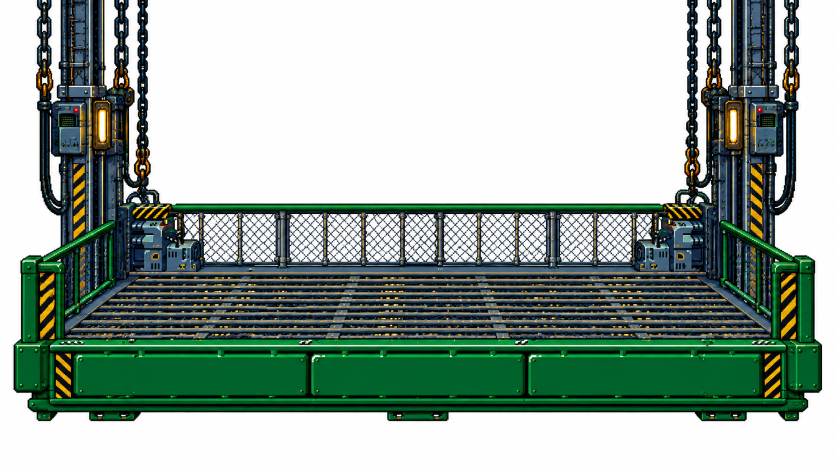
#> input picture Personagens/Mais-movimentos/cenario-leo/plataforma.png, 1672 x 941 px, found by its file name (shown at 1/2 size)
$ python stage-leo.py
#> lines starting #> are read from the running program, lines starting #| are printed output that depends on the picture; after the words box and inside, x2 and y2 are one past the last pixel; in counts of white or black regions, pixels touching at a corner belong together
### tools/whiteboard.py
#!/usr/bin/env python3
"""
Recorte de board com FUNDO BRANCO (sem transparência): devolve RGBA com o fundo transparente.

O difícil é que o branco do fundo é o mesmo branco do desenho (dentes, mecha prateada, brilho do olho, núcleo
da magia, vapor). A cor não separa os dois, então cada bolsão branco preso no desenho é julgado pelo que está
EM VOLTA dele, e o que a regra errar se corrige à mão, por ponto ou retângulo (como uma varinha mágica):

  1. fundo de fora: branco (menor canal >= 238) ligado à borda da imagem. Vizinhança de 4, pra não vazar pela
     diagonal de um contorno de 1 px;
  2. bolsões presos no desenho, pelo anel de 3 px em volta:
       - anel na cor do efeito (--fx-hue): pequeno com anel escuro é dente/olho de criatura -> FICA; bolsão
         FUNDO na massa do efeito (mediana a >= 14 px do fundo de fora) é o núcleo branco do orbe/feixe -> FICA;
         o resto é vão entre chamas -> SAI;
       - resto (corpo, roupa, cabelo, vapor): na beira da silhueta (a <= 5 px do fundo de fora), com 10 px ou
         mais e anel escuro, é vão entre mechas de cabelo -> SAI; cercado de cinza/bege claro é o miolo de uma
         nuvem de fumaça, vapor ou poeira -> FICA; pequeno (< 120 px) no meio do desenho é brilho, tachinha,
         dente, mecha prateada -> FICA; grande é vão entre braço e corpo -> SAI;
     --keep / --drop "x,y" (o bolsão que contém o ponto) ou "x0,y0,x1,y1" (bolsões com o centro no retângulo)
     corrigem a regra; --fx-keep / --fx-drop "x0,y0,x1,y1" valem só pros bolsões de efeito (ex.: aura em volta
     do corpo, onde o branco é sempre vão). Ponto ganha de retângulo, e retângulo menor ganha do maior;
     --core "x0,y0,x1,y1": estouro em estrela, em que o miolo branco se liga ao fundo por entre os raios e iria
     embora junto. O script acha o centro do estouro e mede, raio a raio, quanto da volta é ocupada pelos raios.
     Branco por dentro do anel mais cheio é o miolo (opaco); dali pra fora ele some conforme os raios rareiam
     (o branco entre as pontas é fundo);
  3. borda do corpo: nos 2 px encostados no fundo removido o alpha sai do "color to alpha" contra o branco (tira
     o halo claro do antialias sem comer o traço escuro);
  4. efeito de magia ligado ao fundo: translúcido pelo mesmo color-to-alpha (névoa clara vira brilho suave, como
     nos boards transparentes), MAS perto de um núcleo branco mantido (orbe, feixe) fica opaco, senão aparece
     um anel escuro em volta do núcleo. Cor de efeito presa dentro do corpo (luz do braço, estampa) fica opaca.

Conferência:  python3 tools/whiteboard.py board.png saida.png --fx-hue 250-335 --debug mapa.png --list 25
  no mapa: cinza = fundo de fora · magenta = bolsão removido · verde = bolsão mantido
"""
import argparse
import numpy as np
from PIL import Image

WHITE_T, BAND, GAIN, FX_GAIN, RING, BIG, CORE_R, DEEP, DEPTH_MAX, EDGE_AREA, EDGE_NEAR, CORE_LO, CORE_HI = 238, 2, 1.1, 1.15, 3, 120, 16, 14, 40, 10, 5, 0.45, 0.8


def label4(mask):
    """Componentes com 4 vizinhos (corridas horizontais + union-find). Devolve (lab, n)."""
    H, W = mask.shape
    p = np.zeros((H, W + 2), np.int8); p[:, 1:-1] = mask
    d = np.diff(p, axis=1)
    sy, sx = np.nonzero(d == 1); _, ex = np.nonzero(d == -1)
    n = len(sx)
    if n == 0: return np.zeros((H, W), np.int32), 0
    parent = list(range(n))
    def find(a):
        while parent[a] != a:
            parent[a] = parent[parent[a]]; a = parent[a]
        return a
    row0 = np.searchsorted(sy, np.arange(H + 1)).tolist(); S, E = sx.tolist(), ex.tolist()
    for y in range(1, H):
        i, ie, j, je = row0[y - 1], row0[y], row0[y], row0[y + 1]
        while i < ie and j < je:
            if S[i] < E[j] and S[j] < E[i]:          # estrito: encosta por cima, não pela diagonal
                a, b = find(i), find(j)
                if a != b: parent[b] = a
            if E[i] < E[j]: i += 1
            else: j += 1
    roots = np.array([find(i) for i in range(n)])
    _, comp = np.unique(roots, return_inverse=True); comp = comp + 1
    delta = np.zeros((H, W + 1), np.int64)
    np.add.at(delta, (sy, sx), comp); np.add.at(delta, (sy, ex), -comp)
    return np.cumsum(delta, axis=1)[:, :W].astype(np.int32), int(comp.max())


def dilate(m, k=1):
    for _ in range(k):
        p = np.pad(m, 1)
        m = m | p[:-2, 1:-1] | p[2:, 1:-1] | p[1:-1, :-2] | p[1:-1, 2:] | p[:-2, :-2] | p[:-2, 2:] | p[2:, :-2] | p[2:, 2:]
    return m


def erode(m, k=1):
    return ~dilate(~m, k)


def distance(seed, limit):
    """Distância (xadrez) até `seed`, saturada em limit + 1."""
    d = np.full(seed.shape, limit + 1, np.int16); cur = seed.copy(); d[cur] = 0
    for k in range(1, limit + 1):
        nx = dilate(cur); d[nx & ~cur] = k; cur = nx
    return d


def hsv(rgb):
    r, g, b = (rgb[:, :, i].astype(np.float32) for i in range(3))
    mx, mn = np.maximum(np.maximum(r, g), b), np.minimum(np.minimum(r, g), b)
    d = mx - mn; s = np.where(mx > 0, d / np.maximum(mx, 1), 0); v = mx / 255
    h = np.zeros_like(mx); nz = d > 0
    rm, gm = nz & (mx == r), nz & (mx == g) & (mx != r); bm = nz & ~rm & ~gm
    h[rm] = (60 * ((g - b)[rm] / d[rm])) % 360
    h[gm] = 60 * ((b - r)[gm] / d[gm]) + 120
    h[bm] = 60 * ((r - g)[bm] / d[bm]) + 240
    return h, s, v


# [6 lines left out: function parse_hue, not called in this run]


def fx_mask(rgb, ranges):
    """Pixels na cor do efeito (matiz dentro das faixas, com alguma saturação e brilho)."""
    if not ranges: return np.zeros(rgb.shape[:2], bool)
    h, s, v = hsv(rgb); m = np.zeros(h.shape, bool)
    for a, b, *o in ranges:
        hue = ((h >= a) & (h <= b)) if a <= b else ((h >= a) | (h <= b))
        m |= hue & (v >= (o[0] if o else 0.25)) & (s >= (o[1] if len(o) > 1 else 0.25))
    return m


# [4 lines left out: function parse_geom, not called in this run]


def unwhite(rgb, fx_hues=(), keep=(), drop=(), report=None, listing=0, fx_keep=(), fx_drop=(), cores=()):
    """rgb (H,W,3) uint8 -> (rgba uint8, mapa de conferência: 0 desenho, 1 bolsão removido, 2 bolsão mantido, 3 fundo)."""
    H, W, _ = rgb.shape
    mn = rgb.min(axis=2).astype(np.int32); lum = rgb.astype(np.float32).mean(axis=2)
    fxc = fx_mask(rgb, fx_hues)
    _, sat, _ = hsv(rgb); pale = (lum >= 165) & (sat < 0.22)        # cinza/bege claro: fumaça, vapor, poeira
    white = mn >= WHITE_T
    lab, n = label4(white)
    touch = np.zeros(n + 1, bool)
    for e in (lab[0], lab[-1], lab[:, 0], lab[:, -1]): touch[np.unique(e)] = True
    touch[0] = False
    removed = touch[lab]
    check = np.zeros((H, W), np.uint8); core = np.zeros((H, W), bool)
    soft = np.zeros((H, W), np.float32)                # alpha do branco devolvido nos miolos de estouro
    if cores:
        hh, ss, vv = hsv(rgb); wide = np.zeros((H, W), bool)
        for a, b, *_ in fx_hues: wide |= ((hh >= a - 25) & (hh <= b + 25))
        glow = ~white & (vv >= 0.6) & wide               # raios do estouro, do azul cheio ao quase branco (sem o bastão escuro)
    for cx0, cy0, cx1, cy1 in cores:
        g = glow[cy0:cy1, cx0:cx1]; gy, gx = np.nonzero(g)
        if len(gx) < 50: continue
        ox, oy = gx.mean(), gy.mean(); R = int(np.hypot(cx1 - cx0, cy1 - cy0) / 2)
        ang = np.linspace(0, 2 * np.pi, 360, endpoint=False); cov = np.zeros(R + 1, np.float32)
        for r in range(R + 1):
            px, py = np.round(ox + r * np.cos(ang)).astype(int), np.round(oy + r * np.sin(ang)).astype(int)
            ok = (px >= 0) & (px < g.shape[1]) & (py >= 0) & (py < g.shape[0])
            cov[r] = g[py[ok], px[ok]].sum() / 360
        cov = np.convolve(cov, np.ones(5) / 5, mode='same'); peak = int(np.argmax(cov))
        t = np.clip((cov - CORE_LO) / (CORE_HI - CORE_LO), 0, 1); fall = t * t * (3 - 2 * t); fall[:peak + 1] = 1
        yy, xx = np.mgrid[0:cy1 - cy0, 0:cx1 - cx0]; rr = np.minimum(np.round(np.hypot(xx - ox, yy - oy)).astype(int), R)
        a = fall[rr]
        back = removed[cy0:cy1, cx0:cx1] & (a > 0.02)
        soft[cy0:cy1, cx0:cx1][back] = a[back]
        removed[cy0:cy1, cx0:cx1][back] = False; core[cy0:cy1, cx0:cx1][back & (a >= 0.5)] = True; check[cy0:cy1, cx0:cx1][back] = 2
        if report is not None: report.append(f'   miolo de estouro em {cx0},{cy0},{cx1},{cy1}: centro {cx0 + ox:.0f},{cy0 + oy:.0f}, anel dos raios em r={peak} px, {int(back.sum())} px brancos devolvidos')
    depth = distance(removed, DEPTH_MAX)               # quão fundo no desenho, a partir do fundo de fora
    idx = np.nonzero(white & ~removed & ~core); ids = lab[idx]
    order = np.argsort(ids, kind='stable'); ids, ys, xs = ids[order], idx[0][order], idx[1][order]
    starts = np.searchsorted(ids, np.arange(1, n + 2))
    rects = [(g, act, only_fx) for act, L, only_fx in (('keep', keep, False), ('drop', drop, False), ('keep', fx_keep, True), ('drop', fx_drop, True)) for g in L if len(g) == 4]
    rects.sort(key=lambda r: -(r[0][2] - r[0][0]) * (r[0][3] - r[0][1]))      # retângulo menor ganha do maior
    points = {}
    for act, L in (('keep', keep), ('drop', drop)):
        for g in L:
            if len(g) != 2: continue
            k = int(lab[g[1], g[0]]) if 0 <= g[1] < H and 0 <= g[0] < W else 0
            if k and not touch[k]: points[k] = act
            elif report is not None: report.append(f'   aviso: --{act} {g[0]},{g[1]} não cai num bolsão branco preso (é desenho ou fundo de fora)')
    stats = {'drop': 0, 'keep': 0, 'manual': 0}; rows = []
    for k in range(1, n + 1):
        if touch[k]: continue
        a0, a1 = starts[k - 1], starts[k]
        if a1 <= a0: continue
        py, px = ys[a0:a1], xs[a0:a1]; area = len(px)
        y0, y1, x0, x1 = max(0, py.min() - RING), min(H, py.max() + RING + 1), max(0, px.min() - RING), min(W, px.max() + RING + 1)
        comp = lab[y0:y1, x0:x1] == k
        ring = dilate(comp, RING) & ~comp & ~white[y0:y1, x0:x1]
        fx = float(fxc[y0:y1, x0:x1][ring].mean()) if ring.any() else 0.0
        dark = float((lum[y0:y1, x0:x1][ring] < 90).mean()) if ring.any() else 0.0
        smoke = float(pale[y0:y1, x0:x1][ring].mean()) if ring.any() else 0.0
        deep, edge = float(np.median(depth[py, px])), int(depth[py, px].min())
        if fx >= 0.5: act = 'keep' if (dark >= 0.35 and area < 80) or deep >= DEEP else 'drop'
        elif area >= EDGE_AREA and edge <= EDGE_NEAR and dark >= 0.5: act = 'drop'   # vão entre mechas na beira da silhueta
        elif smoke >= 0.6: act = 'keep'                                              # miolo claro de fumaça/vapor/poeira
        else: act = 'keep' if area < BIG else 'drop'
        why = 'regra'
        cx, cy = float(px.mean()), float(py.mean())
        for (rx0, ry0, rx1, ry1), ract, only_fx in rects:
            if rx0 <= cx <= rx1 and ry0 <= cy <= ry1 and (fx >= 0.5 or not only_fx): act, why = ract, 'retângulo'
        if k in points: act, why = points[k], 'ponto'
        stats[act] += 1; stats['manual'] += why != 'regra'
        if act == 'drop': removed[py, px] = True
        elif fx >= 0.3: core[py, px] = True
        check[py, px] = 1 if act == 'drop' else 2
        if listing and area >= listing: rows.append((int(px[0]), int(py[0]), int(cx), int(cy), area, fx, dark, deep, act, why))
    if report is not None:
        report.append(f"   bolsões brancos presos: {stats['drop']} removidos, {stats['keep']} mantidos ({stats['manual']} decididos à mão)")
        for r in sorted(rows, key=lambda r: (r[3] // 100, r[2])):
            report.append('      ponto %4d,%-4d centro %4d,%-4d área %5d  efeito %.2f escuro %.2f fundo %2d  -> %s (%s)' % r)

    near = dilate(removed, BAND) & ~removed
    fx_region = np.zeros((H, W), bool)
    if fx_hues:   # efeito ligado ao fundo removido (estampa e luzes presas no corpo não entram)
        fl, _ = label4(dilate(fxc, 1) & ~removed)
        hit = np.unique(fl[dilate(removed, 1) & (fl > 0)])
        fx_region = np.isin(fl, hit[hit > 0]) & ~removed & (fxc | near)
    out = np.dstack([rgb, np.full((H, W), 255, np.uint8)])
    f = rgb.astype(np.float32); a_min = (255 - f.min(axis=2)) / 255

    def put(m, alpha):
        a = np.clip(alpha, 1e-3, 1)[m]
        c = np.clip((f[m] - (1 - a)[:, None] * 255) / a[:, None], 0, 255)
        out[m, :3] = c.round().astype(np.uint8); out[m, 3] = (a * 255).round().astype(np.uint8)

    put(near & ~fx_region, np.clip(a_min * GAIN, 0, 1))
    if fx_region.any():
        dr, dc = distance(removed, CORE_R).astype(np.float32), distance(core, CORE_R).astype(np.float32)
        w = np.where(dc > CORE_R, 0.0, np.where(dr > CORE_R, 1.0, dr / np.maximum(dr + dc, 1)))   # 0 = perto do fundo, 1 = perto do núcleo
        a = np.clip(a_min * FX_GAIN, 0, 1)
        put(fx_region, a + (1 - a) * w)
    sm = soft > 0
    out[sm, :3] = rgb[sm]; out[sm, 3] = (soft[sm] * 255).round().astype(np.uint8)
    out[removed] = 0
    check[removed & (check == 0)] = 3
    return out, check


# [15 lines left out: function main, not called in this run]


def check_image(rgb, check):
    vis = (rgb * 0.45).astype(np.uint8); vis[check == 3] = (30, 30, 36); vis[check == 1] = (255, 0, 255); vis[check == 2] = (0, 255, 90)
    return Image.fromarray(vis)


# [2 lines that do not run on import are left out]

### tools/stage-leo.py
#!/usr/bin/env python3
"""Cenário do Leo (elevador): plataforma com o fundo branco recortado na frente + fundo que desce em loop.
Saída em public/stages/: leo-front.png (960x540, transparente), leo-scroll.jpg (960x1080: o padrão + ele espelhado,
pra emendar sem costura) e leo.png (composição parada, usada no manual e como reserva)."""
import os, sys
import numpy as np
from PIL import Image
sys.path.insert(0, os.path.dirname(os.path.abspath(__file__)))
from whiteboard import unwhite
SRC, OUT, W, H, DROP = 'Personagens/Mais-movimentos/cenario-leo', 'public/stages', 960, 540, 131   # DROP: desce a plataforma pra os pés (y=470) caírem no deck
rgb = np.array(Image.open(f'{SRC}/plataforma.png').convert('RGB'))
#> rgb is the input picture: shape (941, 1672, 3); mean R, G, B 151.3, 167.5, 158.1
rgba, _ = unwhite(rgb, (), (), [(0, 0, rgb.shape[1], rgb.shape[0])])          # todo branco sai, inclusive os vãos da tela da cerca
#> in hsv, `nz = d > 0`:
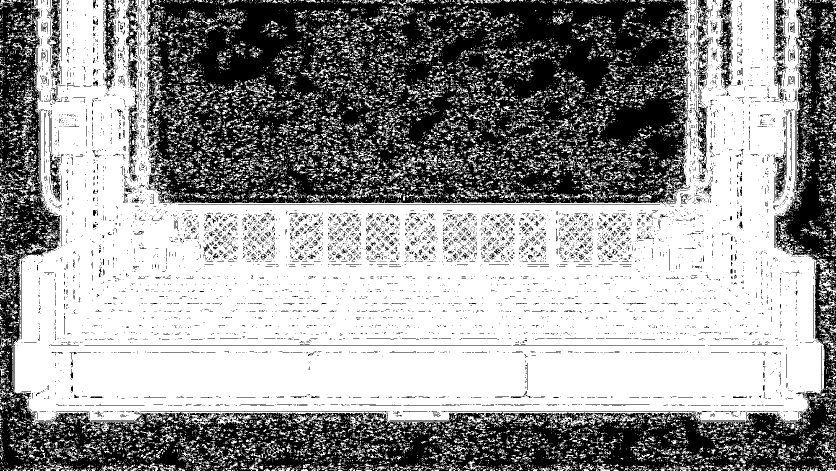
#> nz: shape (941, 1672) bool (shown at 1/2 size); 59.7% white; 8348 black regions (7844 under 20 px), largest, box (x1, y1, x2, y2) and area: (292, 0, 1379, 407) 346153, (0, 0, 1672, 941) 226049, (1437, 0, 1462, 177) 2289
#> in label4, `d = np.diff(p, axis=1)`:
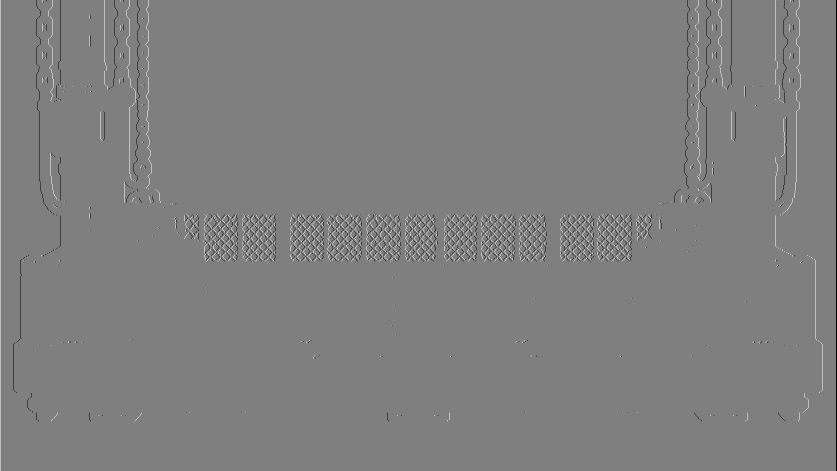
#> d: shape (941, 1673) int8 (shown at 1/2 size); min -1, max 1, mean 0; drawn with min black and max white
#> in label4, `sy, sx = np.nonzero(d == 1)`: sy = 11268 values from 0 to 940; sx = 11268 values, max 1645 at index 10739, min 0 at index 0, mean 796.3
#> in label4, `_, ex = np.nonzero(d == -1)`: ex = 11268 values, max 1672 at index 14, min 27 at index 10735, mean 868
#> in label4, `n = len(sx)`: n = 11268
#> in label4, `row0 = np.searchsorted(sy, np.arange(H + 1)).tolist()`: row0 = 942 values from 0 to 11268
#> in label4, `S, E = (sx.tolist(), ex.tolist())`: S has the same summary as sx; E has the same summary as ex
#> the loop in label4, `for y in range(1, H):` made 940 passes
#> (ie, je) on passes 1 to 3: (15, 28), (28, 41), (41, 57)
#> after the loop in label4, `for y in range(1, H):`: parent = 11268 values, max 11089 at index 11089, min 0 at index 15, mean 4175
#> in label4, `roots = np.array([find(i) for i in range(n)])`: roots = 11268 values, max 11089 at index 11089, min 2 at index 1, mean 4226
#> in label4, `_, comp = np.unique(roots, return_inverse=True)`: comp = 11268 values, max 779 at index 11089, min 0 at index 1, mean 251.4
#> in label4, `comp = comp + 1`: comp = 11268 values, max 780 at index 11089, min 1 at index 1, mean 252.4
#> in unwhite, `lab, n = label4(white)`:
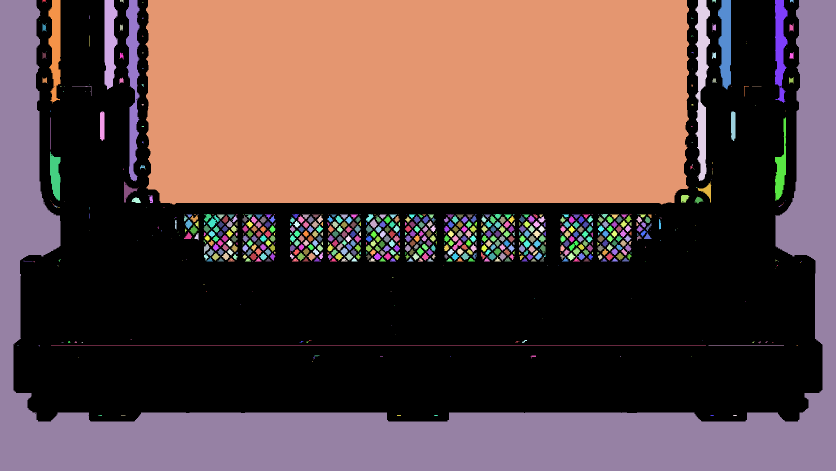
#> lab: shape (941, 1672) int32 (shown at 1/2 size); 781 distinct labels, from 0 to 780; one colour per label, 0 black
#> in unwhite, `lab, n = label4(white)`: n = 780
#> the loop in unwhite, `for e in (lab[0], lab[-1], lab[:, 0], lab[:, -1]): touch[np.unique(e)]..` made 4 passes
#> after the loop in distance, `for k in range(1, limit + 1):`:
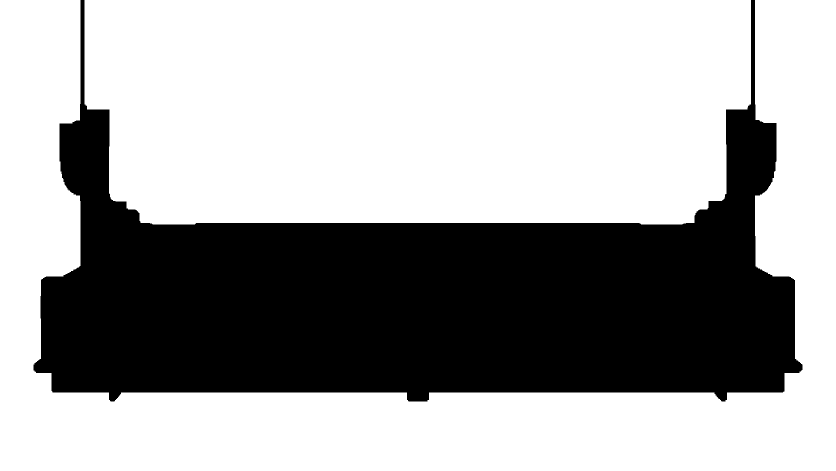
#> cur: shape (941, 1672) bool (shown at 1/2 size); 65.7% white; 1 black region, box (x1, y1, x2, y2) and area: (67, 0, 1605, 803) 540313
#> after the loop in distance, `for k in range(1, limit + 1):`:
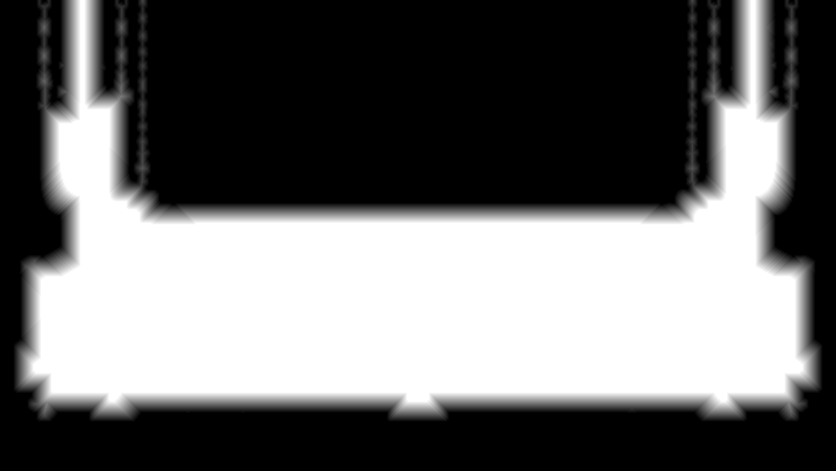
#> d: shape (941, 1672) int16 (shown at 1/2 size); min 0, max 41, mean 17.3; drawn with min black and max white
#> in unwhite, `idx = np.nonzero(white & ~removed & ~core)`: idx = 47510 positions, rows 4 to 831, columns 35 to 1603
#> in unwhite, `starts = np.searchsorted(ids, np.arange(1, n + 2))`: starts = 781 values from 0 to 47510
#> in unwhite, `rects = [(g, act, only_fx) for act, L, only_fx in (('keep', keep, Fals..`: rects = [((0, 0, 1672, 941), 'drop', False)]
#> after the loop in unwhite, `for act, L in (('keep', keep), ('drop', drop)):`: points = 0 items
#> the loop in unwhite, `for k in range(1, n + 1):` made 780 passes
#> (a0, a1, area, y0, y1, x0, x1, dark) on passes 20, 21, 22, 23, 26: (29, 126, 97, 44, 66, 1576, 1590, 0.761), (126, 212, 86, 44, 66, 82, 96, 0.744), (212, 275, 63, 46, 64, 237, 249, 0.651), (275, 352, 77, 46, 64, 1422, 1435, 0.645), (354, 376, 22, 68, 96, 176, 183, 0.138)
#> after the loop in unwhite, `for k in range(1, n + 1):`:
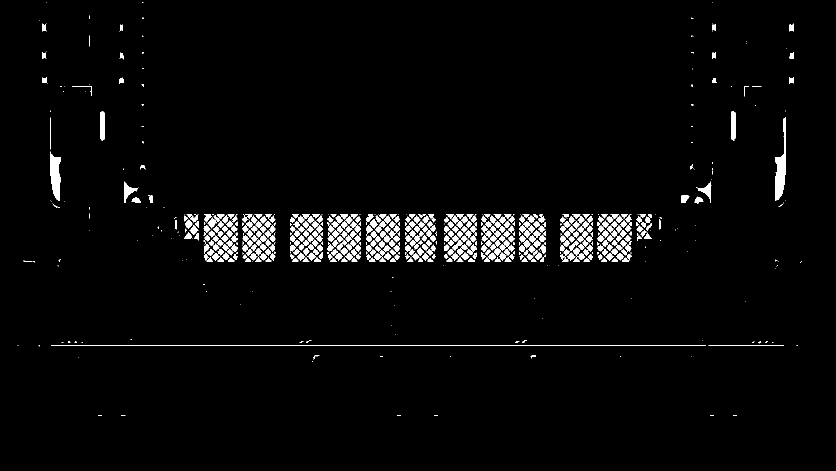
#> check: shape (941, 1672) (shown at 1/2 size); values 0 (black) and 1 (white), 3% white; 719 white regions (244 under 20 px), largest, box (x1, y1, x2, y2) and area: (1550, 234, 1572, 401) 1828, (100, 303, 121, 401) 1464, (102, 691, 1412, 692) 1310
plat = Image.fromarray(rgba).convert('RGBa').resize((W, H), Image.LANCZOS).convert('RGBA')
front = Image.new('RGBA', (W, H), (0, 0, 0, 0))
#> front: PIL image 960x540 RGBA; every value is 0
front.alpha_composite(plat.crop((0, 0, W, H - DROP)), (0, DROP))
front.alpha_composite(plat.crop((0, 0, W, DROP)), (0, 0))                     # correntes e colunas continuam até o teto
front.save(f'{OUT}/leo-front.png', optimize=True)
pat = Image.open(f'{SRC}/fundo-pattern.png').convert('RGB').resize((W, H), Image.LANCZOS)
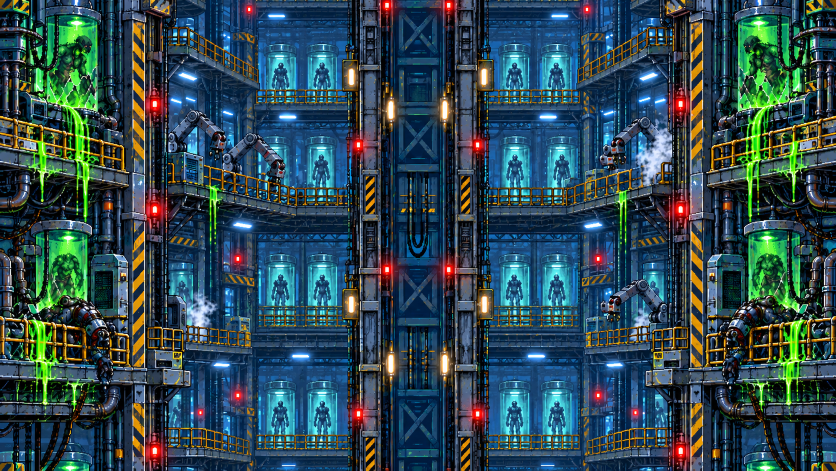
#> input picture Personagens/Mais-movimentos/cenario-leo/fundo-pattern.png, 1672 x 941 px, found by its file name (shown at 1/2 size)
scroll = Image.new('RGB', (W, H * 2)); scroll.paste(pat, (0, 0)); scroll.paste(pat.transpose(Image.FLIP_TOP_BOTTOM), (0, H))
scroll.save(f'{OUT}/leo-scroll.jpg', quality=86)
still = pat.convert('RGBA'); still.alpha_composite(front); still.convert('RGB').save(f'{OUT}/leo.png', optimize=True)
print('leo-front.png, leo-scroll.jpg, leo.png')
